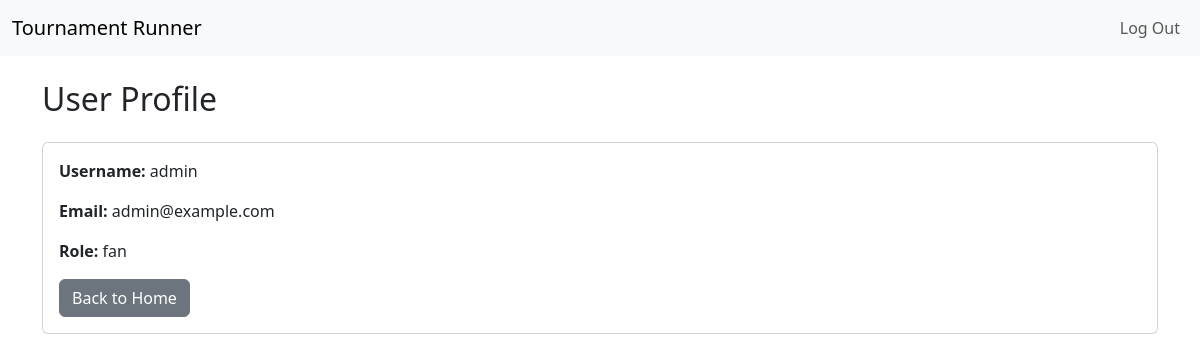
Screenshot of /accounts/profile/ (signed in) with the database file from the repository.
### users/models.py (models this page shows)
class CustomUser(AbstractUser):
    ROLE_CHOICES = (
        ('fan', 'Fan'),
        ('coach', 'Coach'),
        ('official', 'Official'),
    )
    role = models.CharField(max_length=10, choices=ROLE_CHOICES, default='fan')
    team = models.ForeignKey(Team, on_delete=models.SET_NULL, null=True, blank=True)

### users/views.py (the view)
# urls.py: path('accounts/profile/', profile, name='profile'),
@login_required
def profile(request):
    return render(request, 'registration/profile.html')

### users/templates/registration/profile.html (shortened to what this page needs)
{% extends 'base.html' %}
{% block content %}
  <h2 class="mb-4">User Profile</h2>
  <div class="card">
    <div class="card-body">
      <p><strong>Username:</strong> {{ user.username }}</p>
      <p><strong>Email:</strong> {{ user.email }}</p>
      <p><strong>Role:</strong> {{ user.role }}</p>
      <a href="{% url 'home' %}" class="btn btn-secondary">Back to Home</a>
    </div>
  </div>
{% endblock %}

### rows the page displays
CustomUser: username "admin", email "admin@example.com", role "fan"
